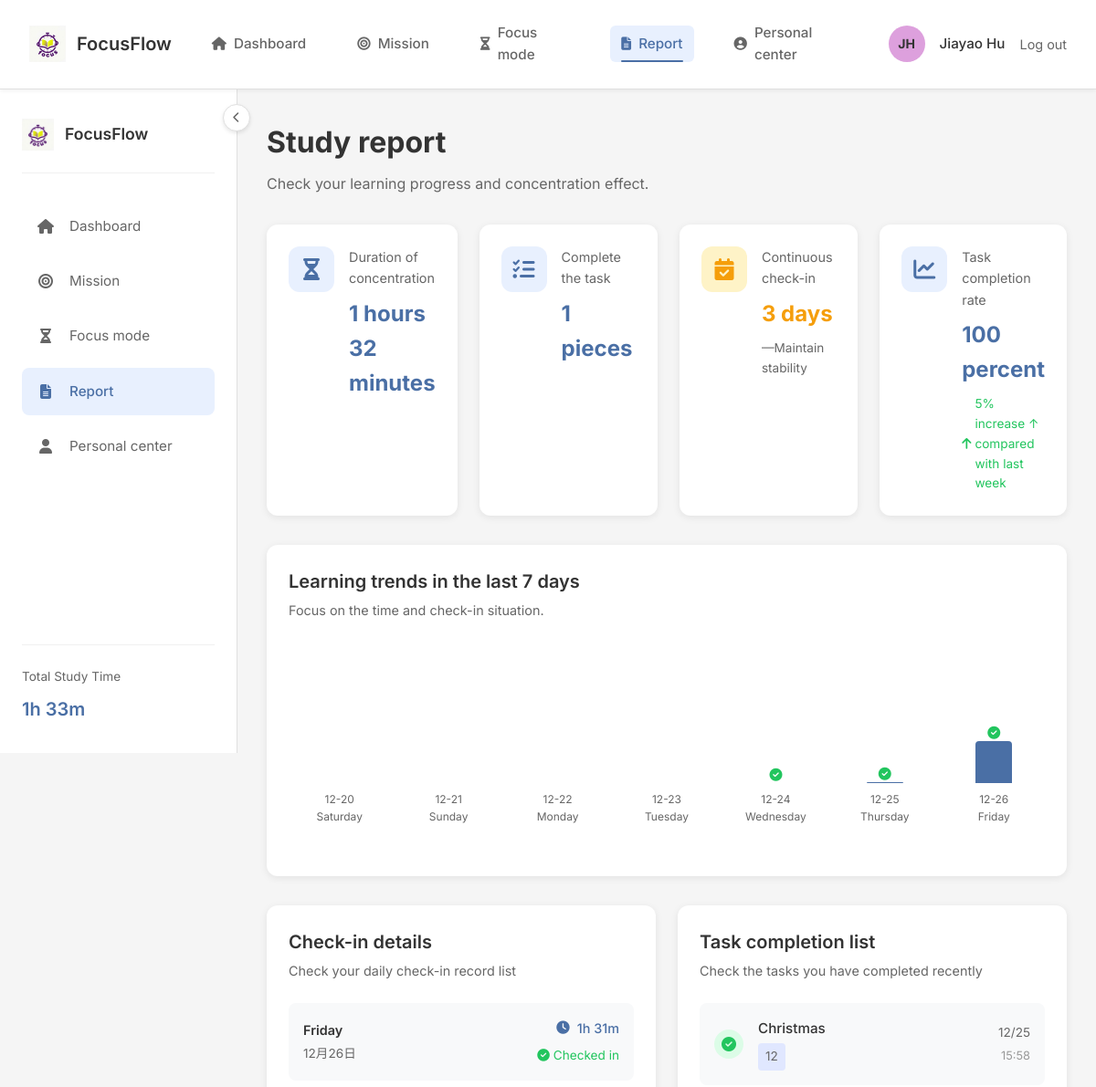
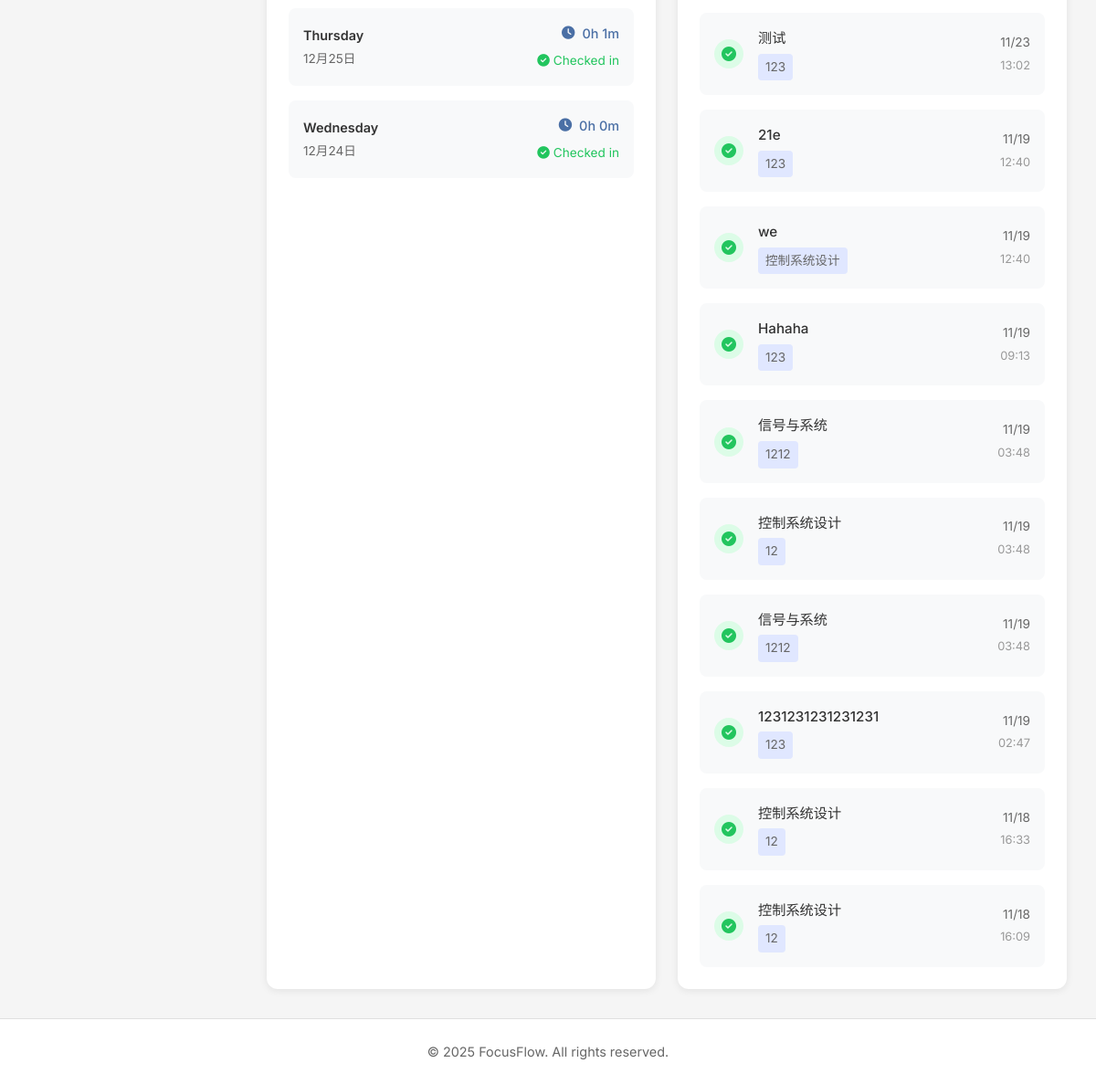
The app's page /reports (signed in) with its own data (2 pictures, top to bottom).
### tables this page shows
CREATE TABLE tasks (
    id INTEGER PRIMARY KEY AUTOINCREMENT,
    user_id INTEGER NOT NULL,
    title TEXT NOT NULL,
    description TEXT,
    course TEXT,
    priority TEXT DEFAULT 'medium', -- high, medium, low
    status TEXT DEFAULT 'pending', -- pending, in_progress, completed
    due_date TEXT,
    repeat TEXT, -- daily, weekly, monthly
    created_at TIMESTAMP DEFAULT CURRENT_TIMESTAMP,
    updated_at TIMESTAMP DEFAULT CURRENT_TIMESTAMP,
    FOREIGN KEY (user_id) REFERENCES users (id) ON DELETE CASCADE
);

### app.py (the view)
@app.route('/reports')
@login_required
def reports():
    print("[调试] 访问报告页面")
    lang = request.args.get('lang', 'en-US')
    translations = get_translations(lang)
    weekly_stats = {'focus_time': 0, 'completed_sessions': 0, 'total_sessions': 0,
                    'completed_tasks': 0, 'total_tasks': 0, 'productivity_score': 0, 'streak_days': 0}
    weekly_trend = []
    checked_in_dates = []
    user_id = session['user_id']
    conn = get_db_connection()
    try:
        week_start = (datetime.now() - timedelta(days=6)).strftime('%Y-%m-%d')
        focus_stats = conn.execute('''
            SELECT
                COUNT(*) as total_sessions,
                COUNT(CASE WHEN end_time IS NOT NULL THEN 1 END) as completed_sessions,
SUM(duration) as total_duration
            FROM focus_sessions
            WHERE user_id = ? AND date(start_time) >= ?
        ''', (user_id, week_start)).fetchone()
        total_sessions = focus_stats['total_sessions'] or 0
        completed_sessions = focus_stats['completed_sessions'] or 0
        total_duration = focus_stats['total_duration'] or 0
        focus_hours = total_duration // 60
        focus_minutes = total_duration % 60
        focus_time_info = {'hours': focus_hours, 'minutes': focus_minutes, 'total_minutes': total_duration}
        task_stats = conn.execute('''
            SELECT
                COUNT(*) as total_tasks,
                COUNT(CASE WHEN status = 'completed' THEN 1 END) as completed_tasks
            FROM tasks
            WHERE user_id = ? AND date(created_at) >= ?
        ''', (user_id, week_start)).fetchone()
        total_tasks = task_stats['total_tasks'] or 0
        completed_tasks = task_stats['completed_tasks'] or 0
        if total_tasks == 0:
            task_completion_rate = 0
        else:
            task_completion_rate = int((completed_tasks / total_tasks) * 100)
        checkin_dates = conn.execute('''
            SELECT date FROM checkins
            WHERE user_id = ?
            ORDER BY date DESC
        ''', (user_id,)).fetchall()
        streak_days = 0
        if checkin_dates:
            current_date = datetime.now().date()
            for checkin_date in checkin_dates:
                checkin_date_obj = datetime.strptime(checkin_date['date'], '%Y-%m-%d').date()
                if (current_date - checkin_date_obj).days == streak_days:
                    streak_days += 1
                else:
                    break
        weekly_stats = {
            'focus_time': focus_time_info,  # 总专注时长（小时和分钟）
            'completed_sessions': completed_sessions,  # 完成的专注会话数
            'total_sessions': total_sessions,  # 总专注会话数
            'completed_tasks': completed_tasks,  # 完成任务数
            'total_tasks': total_tasks,  # 总任务数
            'productivity_score': task_completion_rate,  # 任务完成率
            'streak_days': streak_days  # 连续签到天数
        }
        weekdays = ['Monday', 'Tuesday', 'Wednesday', 'Thursday', 'Friday', 'Saturday', 'Sunday']
        for i in range(6, -1, -1):
            date = datetime.now() - timedelta(days=i)
            date_str = date.strftime('%Y-%m-%d')
            weekday_name = weekdays[date.weekday()]
            is_checked_in = conn.execute('''
            SELECT * FROM checkins WHERE user_id = ? AND date = ?
            ''', (user_id, date_str)).fetchone() is not None
            focus_query = conn.execute('''
                SELECT SUM(duration) as total_minutes
                FROM focus_sessions
                WHERE user_id = ? AND date(start_time) = ?
            ''', (user_id, date_str)).fetchone()
            daily_minutes = focus_query['total_minutes'] or 0
            daily_hours = daily_minutes // 60
            daily_minutes_remainder = daily_minutes % 60
            focus_time = {'hours': daily_hours, 'minutes': daily_minutes_remainder}
            completed_tasks_day = conn.execute('''
                SELECT t.id, t.title, t.description, t.course, t.updated_at as completion_time
                FROM tasks t
                WHERE t.user_id = ? AND t.status = 'completed' AND date(t.updated_at) = ?
                ORDER BY t.updated_at DESC
            ''', (user_id, date_str)).fetchall()
            tasks_data = []
            for task in completed_tasks_day:
                tasks_data.append({
                    'id': task['id'],
                    'title': task['title'],
                    'description': task['description'],
                    'course_info': task['course'] if task['course'] else '无课程信息',
                    'completion_time': task['completion_time']
                })
            weekly_trend.append({
                'day': weekday_name,
                'value': daily_minutes,  # 保留原始分钟数用于图表计算
                'focus_time': focus_time,  # 添加小时和分钟的字典用于显示
                'date': date_str,
                'date_display': date.strftime('%m月%d日'),
                'checked_in': is_checked_in,
                'tasks': tasks_data,  # 添加任务数据
                'task_count': len(tasks_data)  # 添加任务数量
            })
        checked_in_dates = []
        for trend_data in weekly_trend:
            if trend_data['checked_in']:
                daily_minutes = trend_data['value']
                daily_hours = daily_minutes // 60
                daily_minutes_remainder = daily_minutes % 60
                focus_time = {'hours': daily_hours, 'minutes': daily_minutes_remainder}
                checked_in_dates.append({
                    'date': trend_data['date'],
                    'date_display': trend_data['date_display'],
                    'day': trend_data['day'],
                    'focus_hours': focus_time,  # 使用小时和分钟的字典
                    'value': trend_data['value']  # 保留原始分钟数
                })
        completed_tasks_query = conn.execute('''
            SELECT t.id, t.title, t.course, t.updated_at as completion_time
            FROM tasks t
            WHERE t.user_id = ? AND t.status = 'completed'
            ORDER BY t.updated_at DESC
            LIMIT 20
        ''', (user_id,)).fetchall()
        completed_tasks_list = []
        for task in completed_tasks_query:
            try:
                if isinstance(task['completion_time'], str):
                    completion_time = datetime.strptime(task['completion_time'], '%Y-%m-%d %H:%M:%S')
                else:
                    completion_time = datetime.fromisoformat(str(task['completion_time']))
                completed_tasks_list.append({
                    'id': task['id'],
                    'title': task['title'],
                    'course': task['course'] if task['course'] else None,
                    'completion_date': completion_time.strftime('%m/%d'),
                    'completion_time': completion_time.strftime('%H:%M')
                })
            except Exception as e:
                print(f"[调试] 解析任务完成时间时出错: {str(e)}")
                completed_tasks_list.append({
                    'id': task['id'],
                    'title': task['title'],
                    'course': task['course'] if task['course'] else None,
                    'completion_date': datetime.now().strftime('%m/%d'),
                    'completion_time': datetime.now().strftime('%H:%M')
                })
    except Exception as e:
        print(f"[调试] 报告页面出现错误: {str(e)}")
        completed_tasks_list = []
    finally:
        conn.close()
    return render_template('reports.html', translations=translations, lang=lang, weekly_stats=weekly_stats,
                           weekly_trend=weekly_trend, checked_in_dates=checked_in_dates,
                           completed_tasks_list=completed_tasks_list)

### templates/reports.html (shortened to what this page needs)
{% extends "base.html" %}
{% block content %}
<div class="reports-container">
    <div class="page-header">
        <h1 class="page-title">Study report</h1>
        <p class="page-subtitle">Check your learning progress and concentration effect.</p>
    </div>
    <div class="stats-grid modern-grid">
        <div class="stat-card stat-card-modern">
            <div class="stat-icon time-icon">
                <i class="fas fa-hourglass-half"></i>
            </div>
            <div class="stat-content">
                <div class="stat-label">Duration of concentration</div>
                <div class="stat-value highlight">{{ weekly_stats.focus_time.hours|default('0') }} hours {{ weekly_stats.focus_time.minutes|default('0') }} minutes</div>
            </div>
        </div>
        <div class="stat-card stat-card-modern">
            <div class="stat-icon tasks-icon">
                <i class="fas fa-tasks"></i>
            </div>
            <div class="stat-content">
                <div class="stat-label">Complete the task</div>
                <div class="stat-value highlight">{{ weekly_stats.completed_tasks|default('0') }} pieces</div>
            </div>
        </div>
        <div class="stat-card stat-card-modern">
            <div class="stat-icon streak-icon">
                <i class="fas fa-calendar-check"></i>
            </div>
            <div class="stat-content">
                <div class="stat-label">Continuous check-in</div>
                <div class="stat-value highlight streak-value">{{ weekly_stats.streak_days|default('0') }} day{{ 's' if weekly_stats.streak_days|default(0) != 1 else '' }}</div>
                <div class="stat-change neutral">—Maintain stability</div>
            </div>
        </div>
        <div class="stat-card stat-card-modern">
            <div class="stat-icon productivity-icon">
                <i class="fas fa-chart-line"></i>
            </div>
            <div class="stat-content">
                <div class="stat-label">Task completion rate</div>
                <div class="stat-value highlight">{{ weekly_stats.productivity_score|default('0') }} percent</div>
                <div class="stat-change positive">
                    <i class="fas fa-arrow-up"></i> 5% increase ↑ compared with last week
                </div>
            </div>
        </div>
    </div>
    <div class="learning-chart card-shadow">
        <div class="section-header">
            <div>
                <h2>Learning trends in the last 7 days</h2>
                <p class="section-subtitle">Focus on the time and check-in situation.</p>
            </div>
        </div>
        <div class="chart-placeholder enhanced-chart">
            <div class="chart-bars modern-chart-bars">
                {% for day_data in weekly_trend %}
                <div class="chart-bar modern-chart-bar">
                    <div class="bar" style="height: {{ day_data.value * 0.5 }}px;
                        {% if day_data.checked_in %}background-color: #4a6fa5;{% else %}background-color: #e0e0e0;{% endif %}">
                    </div>
                    <span class="bar-label">{{ day_data.date[-5:] }}<br>{{ day_data.day }}</span>
                    {% if day_data.checked_in %}
                    <span class="checkin-mark"><i class="fas fa-check-circle"></i></span>
                    {% endif %}
                </div>
                {% endfor %}
            </div>
        </div>
    </div>
    <div class="reports-details-grid">
        <div class="checkin-details card-shadow">
            <div class="section-header">
                <div>
                    <h2>Check-in details</h2>
                    <p class="section-subtitle">Check your daily check-in record list</p>
                </div>
            </div>
            {% if checked_in_dates %}
            <div class="checkin-dates-list">
                {% for checkin in checked_in_dates|sort(reverse=true, attribute='date') %}
                <div class="checkin-date-item modern-checkin-item">
                    <div class="checkin-date-info">
                        <span class="checkin-day">{{ checkin.day }}</span>
                        <span class="checkin-date">{{ checkin.date_display }}</span>
                    </div>
                    <div class="checkin-stats">
                        <span class="checkin-focus-time">
                            <i class="fas fa-clock"></i>
                            {{ checkin.focus_hours.hours|default('0') }}h {{ checkin.focus_hours.minutes|default('0') }}m
                        </span>
                        <span class="checkin-badge"><i class="fas fa-check-circle"></i> Checked in</span>
                    </div>
                </div>
                {% endfor %}
            </div>
            {% endif %}
        </div>
        <div class="completed-tasks card-shadow">
            <div class="section-header">
                <div>
                    <h2>Task completion list</h2>
                    <p class="section-subtitle">Check the tasks you have completed recently</p>
                </div>
            </div>
            {% if completed_tasks_list %}
            <div class="completed-tasks-list">
                {% for task in completed_tasks_list %}
                <div class="completed-task-item modern-task-item">
                    <div class="task-icon-completed">
                        <i class="fas fa-check-circle"></i>
                    </div>
                    <div class="task-info-completed">
                        <span class="task-title-completed">{{ task.title }}</span>
                        {% if task.course %}
                        <span class="course-tag-completed">{{ task.course }}</span>
                        {% endif %}
                    </div>
                    <div class="task-completion-time">
                        {% if task.completion_time %}
                        <span class="completion-date">{{ task.completion_date }}</span>
                        <span class="completion-time">{{ task.completion_time }}</span>
                        {% endif %}
                    </div>
                </div>
                {% endfor %}
            </div>
            {% endif %}
        </div>
    </div>
</div>
{% endblock %}

### records on screen
tasks: title "Christmas", course "12", completion_date "12/25", completion_time "15:58"
tasks: title "测试", course "123", completion_date "11/23", completion_time "13:02"
tasks: title "21e", course "123", completion_date "11/19", completion_time "12:40"
tasks: title "we", course "控制系统设计", completion_date "11/19", completion_time "12:40"
tasks: title "Hahaha", course "123", completion_date "11/19", completion_time "09:13"
tasks: title "信号与系统", course "1212", completion_date "11/19", completion_time "03:48"
tasks: title "控制系统设计", course "12", completion_date "11/19", completion_time "03:48"
tasks: title "信号与系统", course "1212", completion_date "11/19", completion_time "03:48"
tasks: title "1231231231231231", course "123", completion_date "11/19", completion_time "02:47"
tasks: title "控制系统设计", course "12", completion_date "11/18", completion_time "16:33"
tasks: title "控制系统设计", course "12", completion_date "11/18", completion_time "16:09"

### other values on screen
{{ g.initials|default('UU') }} "JH"
{{ g.user_name|default('User') }} "Jiayao Hu"
{{ g.total_study_time|default('0h 0m') }} "1h 33m"
{{ weekly_stats.focus_time.hours|default('0') }} "1"
{{ weekly_stats.focus_time.minutes|default('0') }} "32"
{{ weekly_stats.completed_tasks|default('0') }} "1"
{{ weekly_stats.streak_days|default('0') }} "3"
{{ 's' if weekly_stats.streak_days|default(0) != 1 else '' }} "s"
{{ weekly_stats.productivity_score|default('0') }} "100"
{{ day_data.date[-5:] }} "12-20" "12-21" "12-22" "12-23" "12-24" "12-25" "12-26"
{{ day_data.day }} "Saturday" "Sunday" "Monday" "Tuesday" "Wednesday" "Thursday" "Friday"
{{ checkin.day }} "Friday" "Thursday" "Wednesday"
{{ checkin.date_display }} "12月26日" "12月25日" "12月24日"
{{ checkin.focus_hours.hours|default('0') }} "1" "0" "0"
{{ checkin.focus_hours.minutes|default('0') }} "31" "1" "0"
